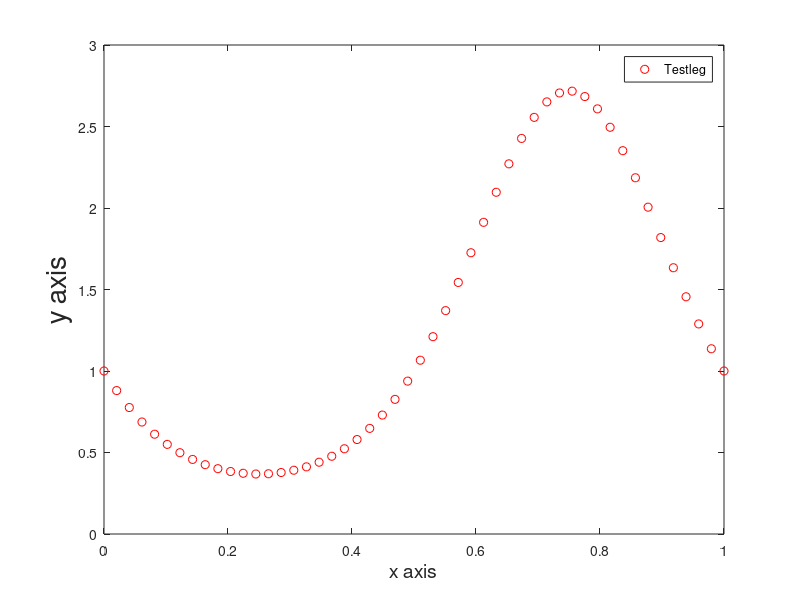

Write MATLAB code to recreate this figure.
x = linspace(0,1,50);
y = exp(-sin(2*pi*x));
plot(x,y,'or')
xlabel('x axis','fontsize',14)
ylabel('y axis','fontsize',20)

legend('Testleg')
